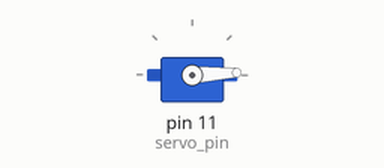
A sketch run on a simulated Arduino Uno, built with avr-gcc and run on an emulated ATmega328P. Parts: servo.

Above: at 0.05 s.
At 1.15 s:
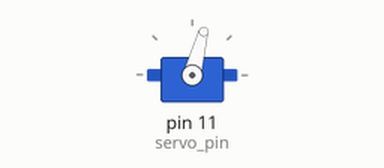
At 8.75 s:
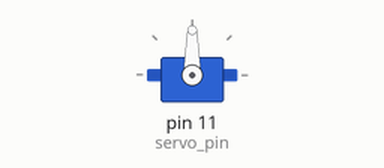
At 17.45 s:
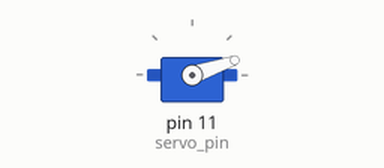
Timing chart, 0 to 29.6 s (numbered marks = the images above):
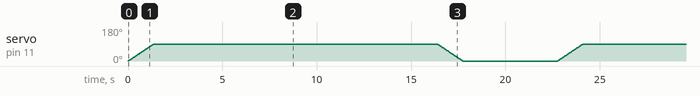

The sketch:

test-servo-cochera.ino
```cpp
#include <Servo.h>

Servo servo_1; // servo controller (multiple can exist)

int servo_pin = 11; // PWM pin for servo control
int pos = 0;    // servo starting position

void setup() {
  servo_1.attach(servo_pin); // start servo control
}

void loop() {
  for (pos = 0; pos <= 90; pos += 1) { // goes from 0 degrees to 180 degrees
    // in steps of 1 degree
    servo_1.write(pos);              // tell servo to go to position in variable 'pos'
    delay(15); // delay to allow the servo to reach the desired position
    if (pos==90){
      delay(5000); //wait 5 seconds once positioned at 90 degrees
    }
  }
  delay(5000); // wait 5 seconds after reaching 180 degrees

  for (pos = 90; pos >= 0; pos -= 1) { // goes from 180 degrees to 0 degrees
    servo_1.write(pos);              // tell servo to go to position in variable 'pos'
    delay(15);
    if (pos==90){
      delay(5000); // wait 5 seconds once positioned at 90 degrees
    }
  }
  delay(5000); // wait 5 seconds after arriving back at 0 degrees
}
```
